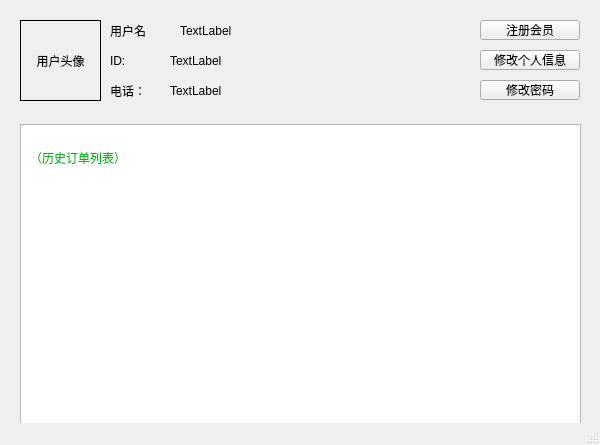
<?xml version="1.0" encoding="UTF-8"?>
<ui version="4.0">
 <class>WUser</class>
 <widget class="QMainWindow" name="WUser">
  <property name="geometry">
   <rect>
    <x>0</x>
    <y>0</y>
    <width>600</width>
    <height>445</height>
   </rect>
  </property>
  <property name="cursor">
   <cursorShape>ArrowCursor</cursorShape>
  </property>
  <property name="windowTitle">
   <string>MainWindow</string>
  </property>
  <widget class="QWidget" name="centralwidget">
   <widget class="QLabel" name="label">
    <property name="geometry">
     <rect>
      <x>20</x>
      <y>20</y>
      <width>81</width>
      <height>81</height>
     </rect>
    </property>
    <property name="frameShape">
     <enum>QFrame::Panel</enum>
    </property>
    <property name="text">
     <string>用户头像</string>
    </property>
    <property name="alignment">
     <set>Qt::AlignCenter</set>
    </property>
   </widget>
   <widget class="QLabel" name="label_2">
    <property name="geometry">
     <rect>
      <x>110</x>
      <y>20</y>
      <width>61</width>
      <height>21</height>
     </rect>
    </property>
    <property name="text">
     <string>用户名</string>
    </property>
   </widget>
   <widget class="QPushButton" name="pushButton">
    <property name="geometry">
     <rect>
      <x>480</x>
      <y>20</y>
      <width>100</width>
      <height>20</height>
     </rect>
    </property>
    <property name="cursor">
     <cursorShape>PointingHandCursor</cursorShape>
    </property>
    <property name="text">
     <string>注册会员</string>
    </property>
    <property name="iconSize">
     <size>
      <width>16</width>
      <height>16</height>
     </size>
    </property>
   </widget>
   <widget class="QPushButton" name="pushButton_2">
    <property name="geometry">
     <rect>
      <x>480</x>
      <y>50</y>
      <width>100</width>
      <height>20</height>
     </rect>
    </property>
    <property name="cursor">
     <cursorShape>PointingHandCursor</cursorShape>
    </property>
    <property name="text">
     <string>修改个人信息</string>
    </property>
   </widget>
   <widget class="QPushButton" name="pushButton_3">
    <property name="geometry">
     <rect>
      <x>480</x>
      <y>80</y>
      <width>100</width>
      <height>20</height>
     </rect>
    </property>
    <property name="cursor">
     <cursorShape>PointingHandCursor</cursorShape>
    </property>
    <property name="text">
     <string>修改密码</string>
    </property>
   </widget>
   <widget class="QTableView" name="tableView">
    <property name="geometry">
     <rect>
      <x>20</x>
      <y>124</y>
      <width>561</width>
      <height>301</height>
     </rect>
    </property>
   </widget>
   <widget class="QLabel" name="label_7">
    <property name="geometry">
     <rect>
      <x>30</x>
      <y>150</y>
      <width>91</width>
      <height>16</height>
     </rect>
    </property>
    <property name="styleSheet">
     <string notr="true">color: rgb(8, 181, 34);</string>
    </property>
    <property name="text">
     <string>（历史订单列表）</string>
    </property>
   </widget>
   <widget class="QLabel" name="label_5">
    <property name="geometry">
     <rect>
      <x>330</x>
      <y>20</y>
      <width>131</width>
      <height>81</height>
     </rect>
    </property>
    <property name="styleSheet">
     <string notr="true">image:url(&quot;:/picture/paw.png&quot;);
border:none</string>
    </property>
    <property name="frameShape">
     <enum>QFrame::Panel</enum>
    </property>
    <property name="text">
     <string/>
    </property>
    <property name="alignment">
     <set>Qt::AlignCenter</set>
    </property>
   </widget>
   <widget class="QLabel" name="label_6">
    <property name="geometry">
     <rect>
      <x>180</x>
      <y>20</y>
      <width>161</width>
      <height>21</height>
     </rect>
    </property>
    <property name="text">
     <string>TextLabel</string>
    </property>
   </widget>
   <widget class="QLabel" name="label_3">
    <property name="geometry">
     <rect>
      <x>110</x>
      <y>50</y>
      <width>51</width>
      <height>21</height>
     </rect>
    </property>
    <property name="text">
     <string>ID:</string>
    </property>
   </widget>
   <widget class="QLabel" name="label_4">
    <property name="geometry">
     <rect>
      <x>110</x>
      <y>80</y>
      <width>71</width>
      <height>21</height>
     </rect>
    </property>
    <property name="text">
     <string>电话：</string>
    </property>
   </widget>
   <widget class="QLabel" name="label_8">
    <property name="geometry">
     <rect>
      <x>170</x>
      <y>50</y>
      <width>71</width>
      <height>21</height>
     </rect>
    </property>
    <property name="text">
     <string>TextLabel</string>
    </property>
   </widget>
   <widget class="QLabel" name="label_9">
    <property name="geometry">
     <rect>
      <x>170</x>
      <y>80</y>
      <width>71</width>
      <height>21</height>
     </rect>
    </property>
    <property name="text">
     <string>TextLabel</string>
    </property>
   </widget>
   <widget class="QLabel" name="label_10">
    <property name="geometry">
     <rect>
      <x>-7</x>
      <y>-7</y>
      <width>31</width>
      <height>31</height>
     </rect>
    </property>
    <property name="text">
     <string/>
    </property>
   </widget>
  </widget>
  <widget class="QMenuBar" name="menubar">
   <property name="geometry">
    <rect>
     <x>0</x>
     <y>0</y>
     <width>600</width>
     <height>26</height>
    </rect>
   </property>
  </widget>
  <widget class="QStatusBar" name="statusbar"/>
 </widget>
 <resources/>
 <connections/>
</ui>
